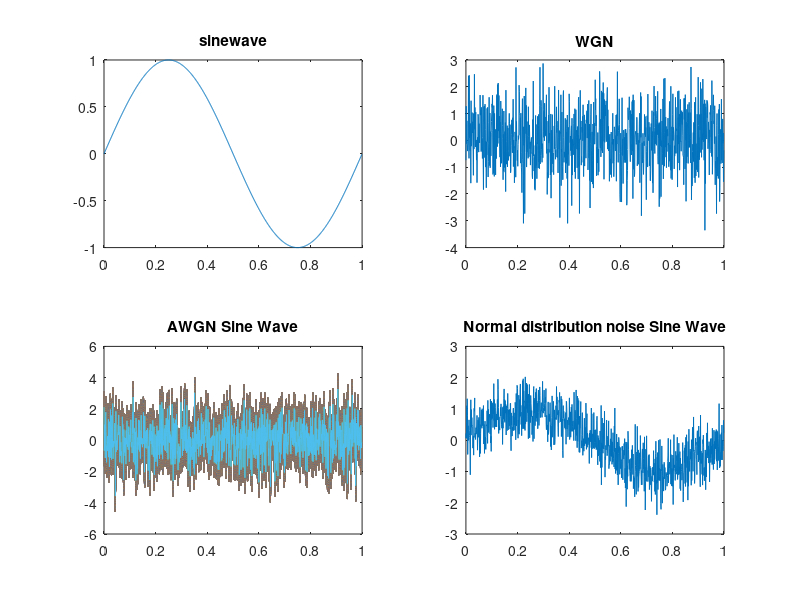

Here is the MATLAB script that generated this plot:
close all
clc
%% Generate WideGuassNoise

%% Parameter Setting
fs = 1000;
t = 0 : 1 / fs : 1 - 1 / fs;
y1 = sin(2 * pi * t);
y2 = wgn(1000,1,0);
y3 = sin(2 * pi * t) + wgn(1000,1,0);
y4 = y1 + 0.5 * randn(size(t));

%% plot
subplot(221),plot(t,y1),title('sinewave')
subplot(222),plot(t,y2),title('WGN')
subplot(223),plot(t,y3),title('AWGN Sine Wave')
subplot(224),plot(t,y4),title('Normal distribution noise Sine Wave')